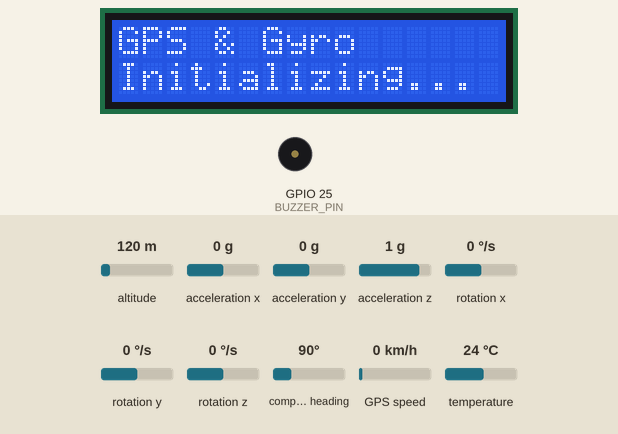
The sketch below on a simulated ESP32. Parts: 16×2 character LCD, buzzer (waves = sounding). The test bench sets the inputs (shaded band); at power-on: altitude 120 m, acceleration x 0 g, acceleration y 0 g, acceleration z 1 g, rotation x 0 °/s, rotation y 0 °/s, rotation z 0 °/s, compass heading 90°, GPS speed 0 km/h, temperature 24 °C. The GPS gets a fix after 3 s at 37.7749, -122.4194 with 8 satellites; what the sketch prints to the serial monitor is not drawn.

Above: at 0.1 s.
At 8.7 s:
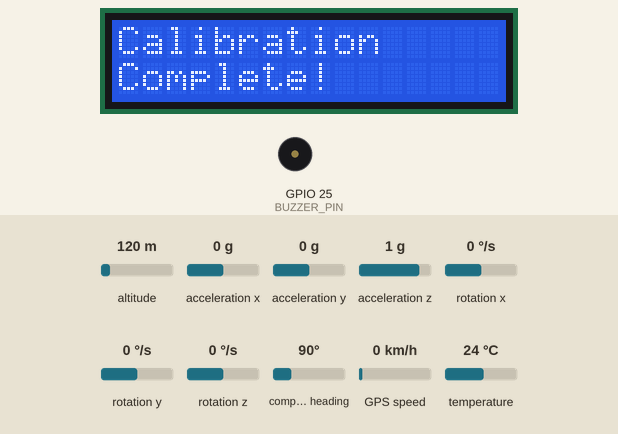
At 12.8 s:
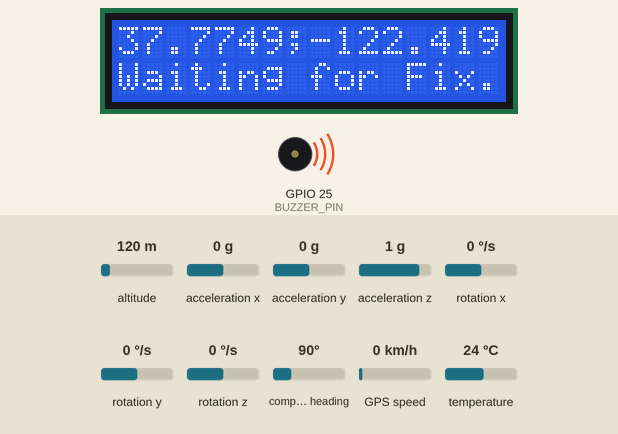
At 24.9 s:
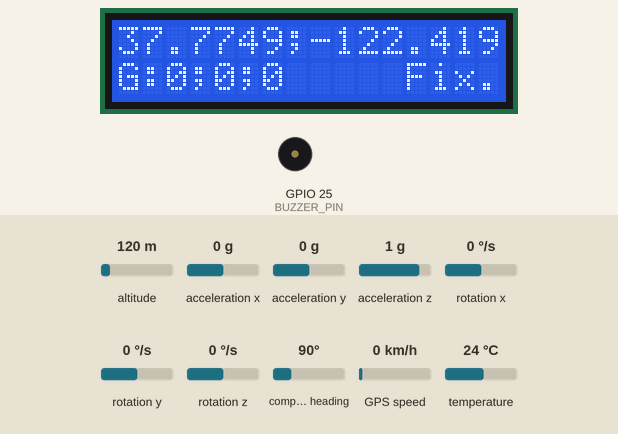
Timing chart, 0 to 26.4 s (numbered marks = the images above):
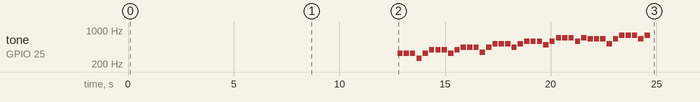

The sketch:

esp_gps_gyro_lcd.ino
```cpp
//======================================================================
//  ESP32 GPS & Gyro Tracker with I2C LCD and Buzzer
//  - Displays GPS Coordinates (Lat;Lon) and Gyroscope data (X;Y;Z).
//  - Plays melody when GPS fix is acquired.
//  - UPDATED to include MPU-6050 Gyroscope.
//======================================================================

// 1. LIBRARIES
//----------------------------------------------------------------------
#include <Wire.h>                 // For I2C communication
#include <LiquidCrystal_I2C.h>    // For the I2C LCD
#include <TinyGPS++.h>            // For parsing GPS data
#include <HardwareSerial.h>       // For using secondary serial ports on ESP32
#include <Adafruit_MPU6050.h>     // For the MPU-6050 Gyroscope/Accelerometer
#include <Adafruit_Sensor.h>      // Dependency for MPU-6050 library

// 2. CONFIGURATION & PIN DEFINITIONS
//----------------------------------------------------------------------
// LCD Configuration (Address 0x27 is common, but 0x3F is also possible)
LiquidCrystal_I2C lcd(0x27, 16, 2);

// MPU-6050 Configuration
Adafruit_MPU6050 mpu;

// GPS Configuration (Using Serial2 on ESP32)
HardwareSerial gpsSerial(2); // RX=16, TX=17
TinyGPSPlus gps;

// Buzzer Configuration
#define BUZZER_PIN 25

// 3. MELODY DEFINITIONS (Same as before)
//----------------------------------------------------------------------
#define NOTE_C4  262
#define NOTE_D4  294
#define NOTE_E4  330
#define NOTE_F4  349
#define NOTE_G4  392
#define NOTE_A4  440
#define NOTE_B4  494
#define NOTE_C5  523
#define NOTE_D5  587
#define NOTE_E5  659
#define NOTE_F5  698
#define NOTE_G5  784
#define NOTE_A5  880
#define NOTE_B5  988

int melody[] = { NOTE_E4, NOTE_E4, NOTE_E4, NOTE_C4, NOTE_E4, NOTE_G4, NOTE_G4, NOTE_G4, NOTE_E4, NOTE_G4, NOTE_A4, NOTE_A4, NOTE_A4, NOTE_F4, NOTE_A4, NOTE_C5, NOTE_C5, NOTE_C5, NOTE_A4, NOTE_C5, NOTE_D5, NOTE_D5, NOTE_D5, NOTE_B4, NOTE_D5, NOTE_F5, NOTE_F5, NOTE_F5, NOTE_D5, NOTE_F5, NOTE_E5, NOTE_E5, NOTE_E5, NOTE_C5, NOTE_E5, NOTE_G5, NOTE_G5, NOTE_G5, NOTE_E5, NOTE_G5 };
int noteDurations[] = { 4, 4, 4, 4, 4, 4, 4, 4, 4, 4, 4, 4, 4, 4, 4, 4, 4, 4, 4, 4, 4, 4, 4, 4, 4, 4, 4, 4, 4, 4, 4, 4, 4, 4, 4, 4, 4, 4, 4, 4 };

// 4. GLOBAL VARIABLES
//----------------------------------------------------------------------
bool melodyPlayed = false;
bool gpsModuleFound = false;
bool gyroCalibrated = false;

// Gyro calibration offsets
float gyroOffsetX = 0;
float gyroOffsetY = 0;
float gyroOffsetZ = 0;

// Satellite count tracking for buzzer alerts
int lastSatelliteCount = 0;
bool lowSatelliteAlert = false;

//======================================================================
//  SETUP FUNCTION - Runs once at the beginning
//======================================================================
void setup() {
  Serial.begin(115200);
  Serial.println("ESP32 GPS & Gyro Tracker Starting...");

  // Start I2C and initialize LCD
  Wire.begin(21, 22); // Explicitly start I2C on SDA=21, SCL=22
  lcd.init();
  lcd.backlight();
  lcd.clear();
  lcd.setCursor(0, 0);
  lcd.print("GPS & Gyro");
  lcd.setCursor(0, 1);
  lcd.print("Initializing...");
  Serial.println("LCD Initialized.");
  delay(1000);

  // Initialize MPU-6050
  if (!mpu.begin(0x68)) { // Check for MPU at address 0x68
    Serial.println("Failed to find MPU6050 chip");
    lcd.clear();
    lcd.print("MPU-6050");
    lcd.setCursor(0, 1);
    lcd.print("Not Found!");
    while (1) { delay(10); } // Stop if MPU not found
  }
  Serial.println("MPU6050 Found!");
  // Set MPU-6050 default ranges (optional)
  mpu.setAccelerometerRange(MPU6050_RANGE_8_G);
  mpu.setGyroRange(MPU6050_RANGE_500_DEG);
  mpu.setFilterBandwidth(MPU6050_BAND_5_HZ);
  delay(1000);

  // Calibrate Gyroscope
  calibrateGyro();

  // Start GPS Serial
  gpsSerial.begin(9600, SERIAL_8N1, 16, 17); // RX=16, TX=17
  Serial.println("GPS Serial initialized.");

  // Setup Buzzer
  pinMode(BUZZER_PIN, OUTPUT);

  // Check for GPS Module communication
  lcd.clear();
  lcd.setCursor(0, 0);
  lcd.print("GPS Module:");
  lcd.setCursor(0, 1);
  lcd.print("Searching...");
  delay(500);
  unsigned long startTime = millis();
  while (millis() - startTime < 3000) {
    if (gpsSerial.available() > 0) {
      gpsModuleFound = true;
      break;
    }
    delay(100);
  }

  if (!gpsModuleFound) {
    lcd.setCursor(0, 1);
    lcd.print("Not Found!      "); // Clear line
    Serial.println("Warning: GPS module not responding.");
  } else {
    Serial.println("GPS module detected.");
  }
  delay(2000);

  lcd.clear();
  lcd.print("System Ready");
  lcd.setCursor(0, 1);
  lcd.print("Waiting for Fix..");
  Serial.println("Setup complete.");
}

//======================================================================
//  LOOP FUNCTION - Runs repeatedly
//======================================================================
void loop() {
  // Read GPS data when available
  while (gpsSerial.available() > 0) {
    if (gps.encode(gpsSerial.read())) {
      updateDisplay(); // Update the screen with new data
    }
  }

  // Update gyro display continuously for immediate response
  static unsigned long lastGyroUpdate = 0;
  if (millis() - lastGyroUpdate > 50) { // Update every 50ms for responsive gyro
    updateGyroDisplay();
    lastGyroUpdate = millis();
  }

  // If no GPS data is received after a while, show searching status
  if (millis() > 5000 && gps.charsProcessed() < 10) {
    static unsigned long lastUpdate = 0;
    if (millis() - lastUpdate > 2000) {
      lcd.clear();
      lcd.setCursor(0, 0);
      lcd.print("GPS Searching...");
      lcd.setCursor(0, 1);
      lcd.print("Waiting for Fix");
      lastUpdate = millis();
    }
  }
}

//======================================================================
//  HELPER FUNCTIONS
//======================================================================

/**
 * @brief Calibrates the gyroscope by taking 2000 samples and calculating offsets.
 */
void calibrateGyro() {
  lcd.clear();
  lcd.setCursor(0, 0);
  lcd.print("Gyro Calibration");
  lcd.setCursor(0, 1);
  lcd.print("Keep still...");
  Serial.println("Starting gyro calibration - keep device still!");

  float sumX = 0, sumY = 0, sumZ = 0;
  const int calibrationSamples = 2000;

  for (int i = 0; i < calibrationSamples; i++) {
    sensors_event_t a, g, temp;
    mpu.getEvent(&a, &g, &temp);

    sumX += g.gyro.x;
    sumY += g.gyro.y;
    sumZ += g.gyro.z;

    // Update progress on LCD every 200 samples
    if (i % 200 == 0) {
      lcd.setCursor(0, 1);
      lcd.print("Progress: ");
      lcd.print((i * 100) / calibrationSamples);
      lcd.print("%");
    }

    delay(1); // Small delay between readings
  }

  // Calculate offsets
  gyroOffsetX = sumX / calibrationSamples;
  gyroOffsetY = sumY / calibrationSamples;
  gyroOffsetZ = sumZ / calibrationSamples;

  gyroCalibrated = true;

  lcd.clear();
  lcd.setCursor(0, 0);
  lcd.print("Calibration");
  lcd.setCursor(0, 1);
  lcd.print("Complete!");
  Serial.print("Gyro calibration complete. Offsets - X: ");
  Serial.print(gyroOffsetX, 3);
  Serial.print(" Y: ");
  Serial.print(gyroOffsetY, 3);
  Serial.print(" Z: ");
  Serial.println(gyroOffsetZ, 3);
  delay(1500);
}

/**
 * @brief Reads all sensors and displays the information on the LCD.
 */
void updateDisplay() {
  // --- LINE 1: GPS Coordinates ---
  lcd.setCursor(0, 0);
  if (gps.location.isValid()) {
    // Format coordinates to 4 decimal places, separated by a semicolon
    String lat_str = String(gps.location.lat(), 4);
    String lng_str = String(gps.location.lng(), 4);
    lcd.print(lat_str + ";" + lng_str);

    // Check satellite count for buzzer alerts
    int currentSatellites = gps.satellites.value();
    checkSatelliteAlerts(currentSatellites);

    // Play melody on first valid fix with enough satellites (only once)
    if (currentSatellites >= 4 && !melodyPlayed) {
      Serial.println("GPS Fix Acquired! Playing melody.");
      playMelody();
      melodyPlayed = true;
    }
  } else {
    lcd.print("No GPS Fix");
  }

  // Print detailed data to Serial Monitor for debugging
  Serial.print("Lat: "); Serial.print(gps.location.lat(), 6);
  Serial.print(" Lng: "); Serial.print(gps.location.lng(), 6);
  Serial.print(" | Satellites: ");
  Serial.println(gps.satellites.value());
}

/**
 * @brief Checks satellite count and plays appropriate buzzer alerts.
 */
void checkSatelliteAlerts(int currentSatellites) {
  // Check for low satellite count (less than 2)
  if (currentSatellites < 2 && currentSatellites > 0) {
    if (!lowSatelliteAlert) {
      Serial.println("Low satellite count! Playing alert.");
      playLowSatelliteAlert();
      lowSatelliteAlert = true;
    }
  }
  // Check for satellite recovery (more than 4)
  else if (currentSatellites >= 4 && lowSatelliteAlert) {
    Serial.println("Satellite count recovered! Playing recovery alert.");
    playSatelliteRecoveryAlert();
    lowSatelliteAlert = false;
  }
  // Reset alert flag if satellites are between 2-4
  else if (currentSatellites >= 2 && currentSatellites < 4) {
    lowSatelliteAlert = false;
  }

  lastSatelliteCount = currentSatellites;
}

/**
 * @brief Plays a short beep for low satellite count.
 */
void playLowSatelliteAlert() {
  tone(BUZZER_PIN, 1000, 200); // 1kHz tone for 200ms
  delay(250);
  noTone(BUZZER_PIN);
}

/**
 * @brief Plays two short beeps for satellite recovery.
 */
void playSatelliteRecoveryAlert() {
  tone(BUZZER_PIN, 1500, 150); // First beep
  delay(200);
  noTone(BUZZER_PIN);
  delay(100);
  tone(BUZZER_PIN, 1500, 150); // Second beep
  delay(200);
  noTone(BUZZER_PIN);
}

/**
 * @brief Updates only the gyro display for immediate response.
 */
void updateGyroDisplay() {
  if (!gyroCalibrated) return; // Don't update if not calibrated

  sensors_event_t a, g, temp;
  mpu.getEvent(&a, &g, &temp); // Get new sensor readings

  // Apply calibration offsets
  float calibratedX = g.gyro.x - gyroOffsetX;
  float calibratedY = g.gyro.y - gyroOffsetY;
  float calibratedZ = g.gyro.z - gyroOffsetZ;

  // Only update the second line (gyro data) without clearing the screen
  lcd.setCursor(0, 1);
  lcd.print("G:");
  lcd.print((int)(calibratedX * 100)); // Display as integer for simplicity and space
  lcd.print(";");
  lcd.print((int)(calibratedY * 100));
  lcd.print(";");
  lcd.print((int)(calibratedZ * 100));
  lcd.print("    "); // Clear any remaining characters
}

/**
 * @brief Plays the Pirates of the Caribbean melody on the buzzer.
 */
void playMelody() {
  int melodyLength = sizeof(melody) / sizeof(melody[0]);
  for (int thisNote = 0; thisNote < melodyLength; thisNote++) {
    int noteDuration = 1000 / noteDurations[thisNote];
    tone(BUZZER_PIN, melody[thisNote], noteDuration);
    delay(noteDuration + 50); // Add a short pause between notes
  }
  noTone(BUZZER_PIN);
}
```

Measured:
- by itself, tone on GPIO 25 (BUZZER_PIN): plays 330 Hz for 0.25 s, 330 Hz for 0.25 s, 330 Hz for 0.25 s, 262 Hz for 0.25 s, 330 Hz for 0.25 s, 392 Hz for 0.25 s … (40 notes in this stretch)
- what the display in image 1 shows lasts 1.5 s, from 8.7 s to 10.2 s
